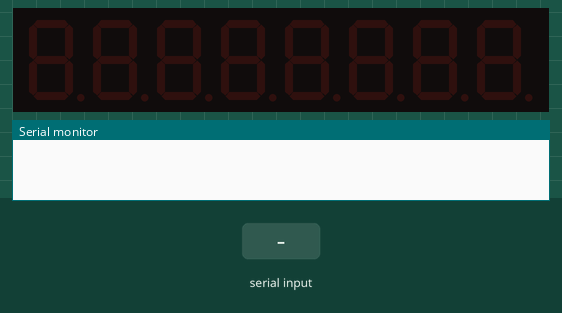
Simulated run of this sketch. Board: Arduino Uno, built with avr-gcc and run on an emulated ATmega328P. On the bench: 8-digit seven-segment display, the last lines printed to the serial monitor. The inputs (shaded band) are chosen by the test bench.

Above: at 1.2 s.
1.3 s: "90,45\n" received over Serial
At 2.5 s:
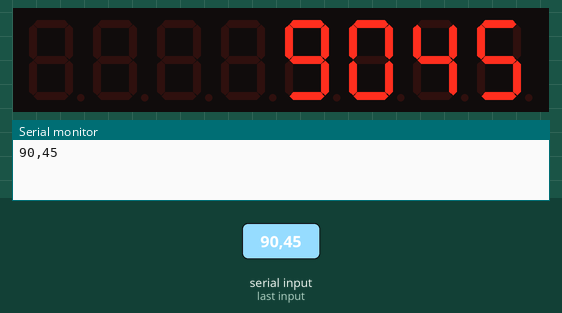
2.8 s: byte 45 (45) received over Serial
At 4.0 s:
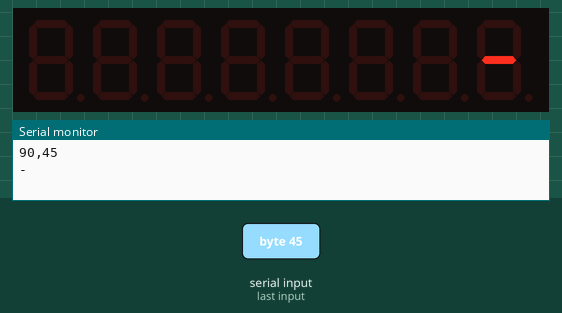
4.3 s: byte 46 (46) received over Serial
5.8 s: "30,150\n" received over Serial
At 6.7 s:
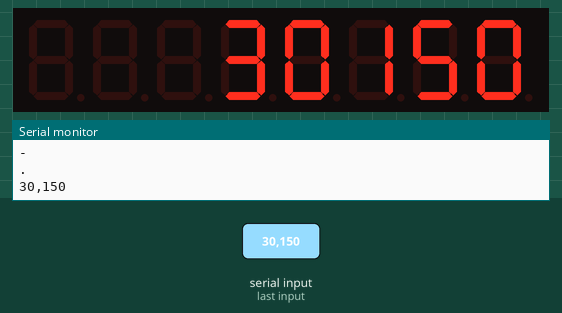
Timing chart, 0 to 8.3 s (numbered marks = the images above; inputs shaded):
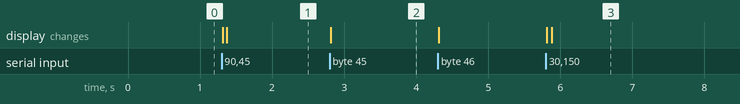

The sketch:

max7219.ino
```cpp
/***********************************************************
 *
 * MAX7219 and 8x7 Segment LED Display
 *
 * by Chris Rouse November 2015
 *
 Connections
 pin 12 is connected to the DataIn
 pin 11 is connected to the CLK
 pin 10 is connected to LOAD
 We have a single MAX7219.
 *
 * The number to display is read from the Serial Input
 * either type the number in the Serial Monitor
 * or via, for example, Bluetooth.
 *
 * Only numbers are displayed, but negative
 * and decimal fractions can be displayedz
 *
 * For numbers less than zero, for example 0.125
 * must have a leading zero, ie 0.125 and not .125
 *
 * The LED display can be cleared by sending any letter
 *
 **********************************************************/
#include "LedControl.h"
LedControl lc=LedControl(2,1,0,1);
int number[8];
int numLength = 0; // number of digitss
int i = 0;
int dp = 0; // position of decimal point, if any
int j = 0;
boolean minusSign = false; // false if negative number
boolean valid = false;
double displayNumber = 0;
String stringNumber;
void setup() {
  /*
   The MAX7219 is in power-saving mode on startup,
   we have to do a wakeup call
   */
  lc.shutdown(0,false);
  /* Set the brightness to a medium values */
  lc.setIntensity(0,8);
  /* and clear the display */
  lc.clearDisplay(0);
  /* Start Serial Monitor */
  Serial.begin(9600);
}

void printDigits() {
  lc.clearDisplay(0);
  for(i=0;i<numLength;i++) {
    if( dp == numLength-i){
     lc.setDigit(0,i,number[numLength-(i+1)],true);
    }
    else{
      lc.setDigit(0,i,number[numLength-(i+1)],false);
    }
  }
}
//
void loop() {
  if(Serial.available()){
    j = 0;
    numLength = 0;
    dp=0;
    stringNumber ="";
  }
  // get number to display
  while (Serial.available()){
    delay(10);
    int a = Serial.read();
    stringNumber = stringNumber + char(a);
    if((a>47 && a< 58) || a == 45){ // ignore line end and decimal point
      a = a - 48;
      number[j] = a;
      numLength=numLength+1;
      if(numLength > 8){
        numLength = 8; // stop overflow
      }
      j = j +1;
    }
    if(a == 46) { // decimal point
      dp = numLength;
    }
    printDigits();
    valid = true;
  }
  // check for a minus
  if (number[0] == -3){
    lc.setRow(0,numLength-1,B00000001); // print a minus sign
  }
  if(valid == true){
    Serial.println(stringNumber); // this is the string sent to the Serial Port.
    valid = false;
  }
}
```

Measured:
- after the input at 1.3 s, the display: first changes at once (image 1 shows a later state)
- after the input at 2.8 s, the display: changes at once (image 2)
- after the input at 5.8 s, the display: first changes at once (image 3 shows a later state)
